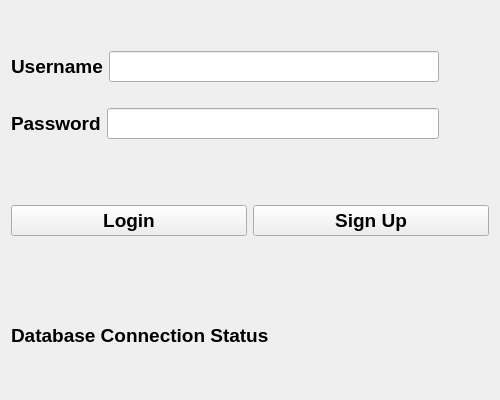
<?xml version="1.0" encoding="UTF-8"?>
<ui version="4.0">
 <class>LoginForm</class>
 <widget class="QWidget" name="LoginForm">
  <property name="geometry">
   <rect>
    <x>0</x>
    <y>0</y>
    <width>500</width>
    <height>400</height>
   </rect>
  </property>
  <property name="font">
   <font>
    <pointsize>14</pointsize>
    <bold>true</bold>
   </font>
  </property>
  <property name="focusPolicy">
   <enum>Qt::TabFocus</enum>
  </property>
  <property name="windowTitle">
   <string>Form</string>
  </property>
  <layout class="QVBoxLayout" name="verticalLayout">
   <item>
    <spacer name="verticalSpacer_3">
     <property name="orientation">
      <enum>Qt::Vertical</enum>
     </property>
     <property name="sizeType">
      <enum>QSizePolicy::Maximum</enum>
     </property>
     <property name="sizeHint" stdset="0">
      <size>
       <width>20</width>
       <height>40</height>
      </size>
     </property>
    </spacer>
   </item>
   <item>
    <layout class="QHBoxLayout" name="horizontalLayout">
     <item>
      <widget class="QLabel" name="label">
       <property name="text">
        <string>Username</string>
       </property>
      </widget>
     </item>
     <item>
      <widget class="QLineEdit" name="lineEdit_username">
       <property name="cursor">
        <cursorShape>ArrowCursor</cursorShape>
       </property>
       <property name="text">
        <string/>
       </property>
      </widget>
     </item>
     <item>
      <spacer name="horizontalSpacer">
       <property name="orientation">
        <enum>Qt::Horizontal</enum>
       </property>
       <property name="sizeType">
        <enum>QSizePolicy::Maximum</enum>
       </property>
       <property name="sizeHint" stdset="0">
        <size>
         <width>50</width>
         <height>20</height>
        </size>
       </property>
      </spacer>
     </item>
    </layout>
   </item>
   <item>
    <spacer name="verticalSpacer">
     <property name="orientation">
      <enum>Qt::Vertical</enum>
     </property>
     <property name="sizeType">
      <enum>QSizePolicy::Maximum</enum>
     </property>
     <property name="sizeHint" stdset="0">
      <size>
       <width>20</width>
       <height>20</height>
      </size>
     </property>
    </spacer>
   </item>
   <item>
    <layout class="QHBoxLayout" name="horizontalLayout_2">
     <item>
      <widget class="QLabel" name="label_2">
       <property name="text">
        <string>Password</string>
       </property>
      </widget>
     </item>
     <item>
      <widget class="QLineEdit" name="lineEdit_Password">
       <property name="cursor">
        <cursorShape>ArrowCursor</cursorShape>
       </property>
       <property name="tabletTracking">
        <bool>true</bool>
       </property>
       <property name="focusPolicy">
        <enum>Qt::TabFocus</enum>
       </property>
       <property name="echoMode">
        <enum>QLineEdit::Password</enum>
       </property>
      </widget>
     </item>
     <item>
      <spacer name="horizontalSpacer_2">
       <property name="orientation">
        <enum>Qt::Horizontal</enum>
       </property>
       <property name="sizeType">
        <enum>QSizePolicy::Maximum</enum>
       </property>
       <property name="sizeHint" stdset="0">
        <size>
         <width>50</width>
         <height>20</height>
        </size>
       </property>
      </spacer>
     </item>
    </layout>
   </item>
   <item>
    <spacer name="verticalSpacer_2">
     <property name="orientation">
      <enum>Qt::Vertical</enum>
     </property>
     <property name="sizeType">
      <enum>QSizePolicy::Maximum</enum>
     </property>
     <property name="sizeHint" stdset="0">
      <size>
       <width>20</width>
       <height>60</height>
      </size>
     </property>
    </spacer>
   </item>
   <item>
    <layout class="QHBoxLayout" name="horizontalLayout_4">
     <item>
      <widget class="QPushButton" name="pushButton_Login">
       <property name="focusPolicy">
        <enum>Qt::TabFocus</enum>
       </property>
       <property name="styleSheet">
        <string notr="true">button.setStyleSheet('QPushButton {background-color: #A3C1DA}')</string>
       </property>
       <property name="text">
        <string>Login</string>
       </property>
      </widget>
     </item>
     <item>
      <widget class="QPushButton" name="pushButton_Signup">
       <property name="text">
        <string>Sign Up</string>
       </property>
      </widget>
     </item>
    </layout>
   </item>
   <item>
    <spacer name="verticalSpacer_4">
     <property name="orientation">
      <enum>Qt::Vertical</enum>
     </property>
     <property name="sizeType">
      <enum>QSizePolicy::Maximum</enum>
     </property>
     <property name="sizeHint" stdset="0">
      <size>
       <width>20</width>
       <height>40</height>
      </size>
     </property>
    </spacer>
   </item>
   <item>
    <widget class="QLabel" name="label_3">
     <property name="text">
      <string>Database Connection Status </string>
     </property>
    </widget>
   </item>
  </layout>
 </widget>
 <resources/>
 <connections/>
</ui>
